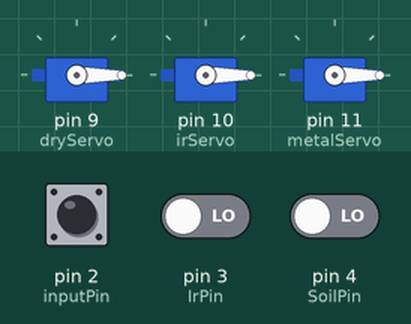
Simulated run of this sketch. Board: Arduino Uno, built with avr-gcc and run on an emulated ATmega328P. Parts: 3 × servo. Inputs (shaded band) come from the test bench; at power-on: pin 2 (inputPin) HIGH, pin 3 (IrPin) LOW, pin 4 (SoilPin) LOW. What the sketch prints to the serial monitor is not drawn.

Above: at 7.8 s.
7.9 s: pin 2 (inputPin) pulled LOW for 3 s
At 11.2 s:
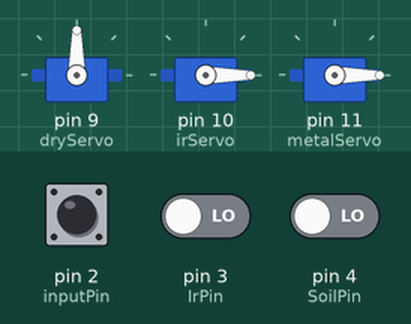
18.6 s: pin 3 (IrPin) driven HIGH
At 21.9 s:
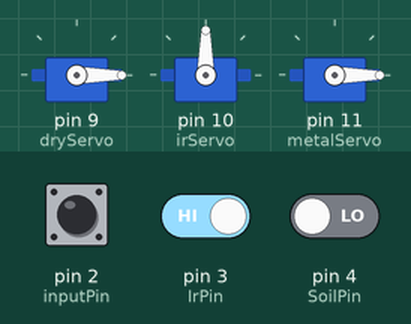
23.1 s: pin 4 (SoilPin) driven HIGH
At 25.5 s:
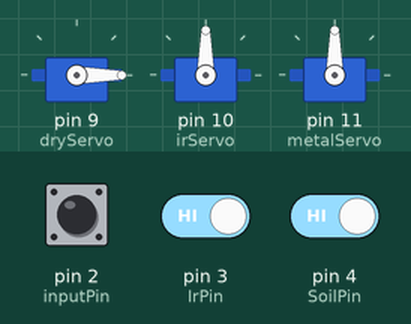
27.6 s: pin 2 (inputPin) pulled LOW for 3 s
At 28.9 s:
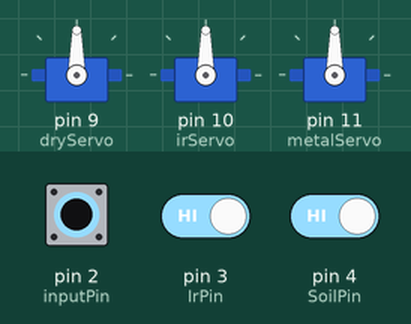
32.8 s: pin 3 (IrPin) driven LOW
At 34.0 s:
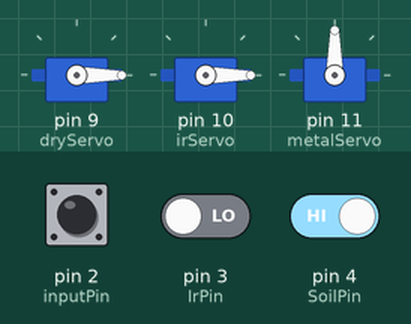
37.3 s: pin 2 (inputPin) pulled LOW for 3 s
At 38.8 s:
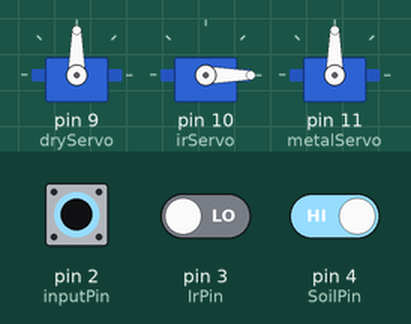
Timing chart, 0 to 42.6 s (numbered marks = the images above; inputs shaded):
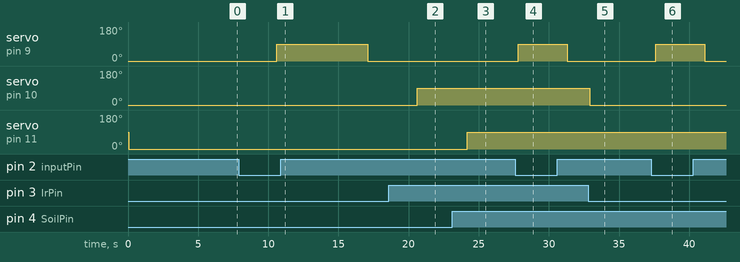

Measured:
- after the input at 7.9 s, servo on pin 9 (dryServo): 0° → 90° after 2.7 s, → 0° 6.5 s later
- after the input at 18.6 s, servo on pin 10 (irServo): 0° → 90° after 2.0 s
- after the input at 23.1 s, servo on pin 11 (metalServo): 0° → 90° after 1.1 s
- after the input at 27.6 s, servo on pin 9 (dryServo): 0° → 90° after 0.22 s, → 0° 3.5 s later
- after the input at 32.8 s, servo on pin 10 (irServo): 90° → 0° after 0.10 s
- after the input at 37.3 s, servo on pin 9 (dryServo): 0° → 90° after 0.33 s, → 0° 3.5 s later

The sketch:

SMART_DUSTBIN_DRY_WET_METAL.ino
```cpp
#include <Servo.h>

// -------- Servo Objects ----------
Servo dryServo;
Servo irServo;
Servo metalServo;

// -------- Pin Definitions --------
int inputPin = 2;   // Digital sensor / switch
int IrPin    = 3;   // IR sensor
int SoilPin    = 4;   // IR sensor

void setup() {
  pinMode(inputPin, INPUT_PULLUP);
  pinMode(IrPin, INPUT);
  pinMode(SoilPin, INPUT);

  dryServo.attach(9);   // Servo 1
  irServo.attach(10);   // Servo 2
  metalServo.attach(11);   // Servo 2

  Serial.begin(9600);
  Serial.println("Servo Test Started");
}

void loop() {

  int pinState = digitalRead(inputPin);
  int IRState  = digitalRead(IrPin);
  int metalState  = digitalRead(SoilPin);

  // -------- Control Dry Servo --------
  if (pinState == HIGH) {
    Serial.println("InputPin HIGH → Dry Servo CLOSE");
    dryServo.write(0);
    // delay(3000);
  } else {
    Serial.println("InputPin LOW → Dry Servo OPEN");
    dryServo.write(90);
    delay(3000);
  }

  // -------- Control IR Servo --------
  if (IRState == HIGH) {
    Serial.println("IR HIGH → IR Servo OPEN");
    irServo.write(90);
  } else {
    Serial.println("IR LOW → IR Servo CLOSE");
    irServo.write(0);
  }

  if (metalState == HIGH) {
    Serial.println("IR HIGH → IR Servo OPEN");
    metalServo.write(90);
    // delay(3000);
  } else {
    Serial.println("IR LOW → IR Servo CLOSE");
    metalServo.write(0);
    delay(3000);
  }
  delay(500);
}
```
